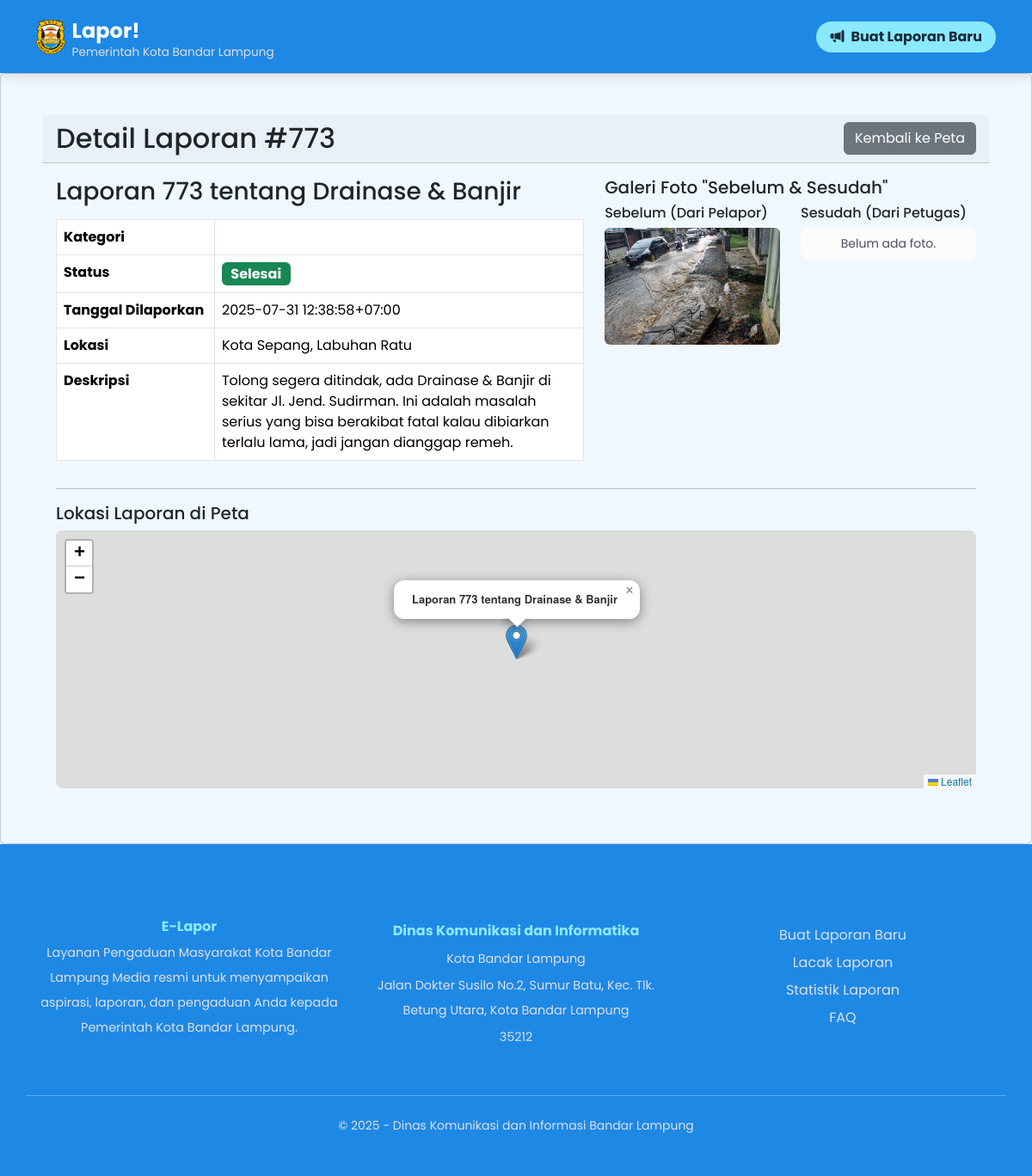
/laporan/773, run on an earlier commit of the app's database.
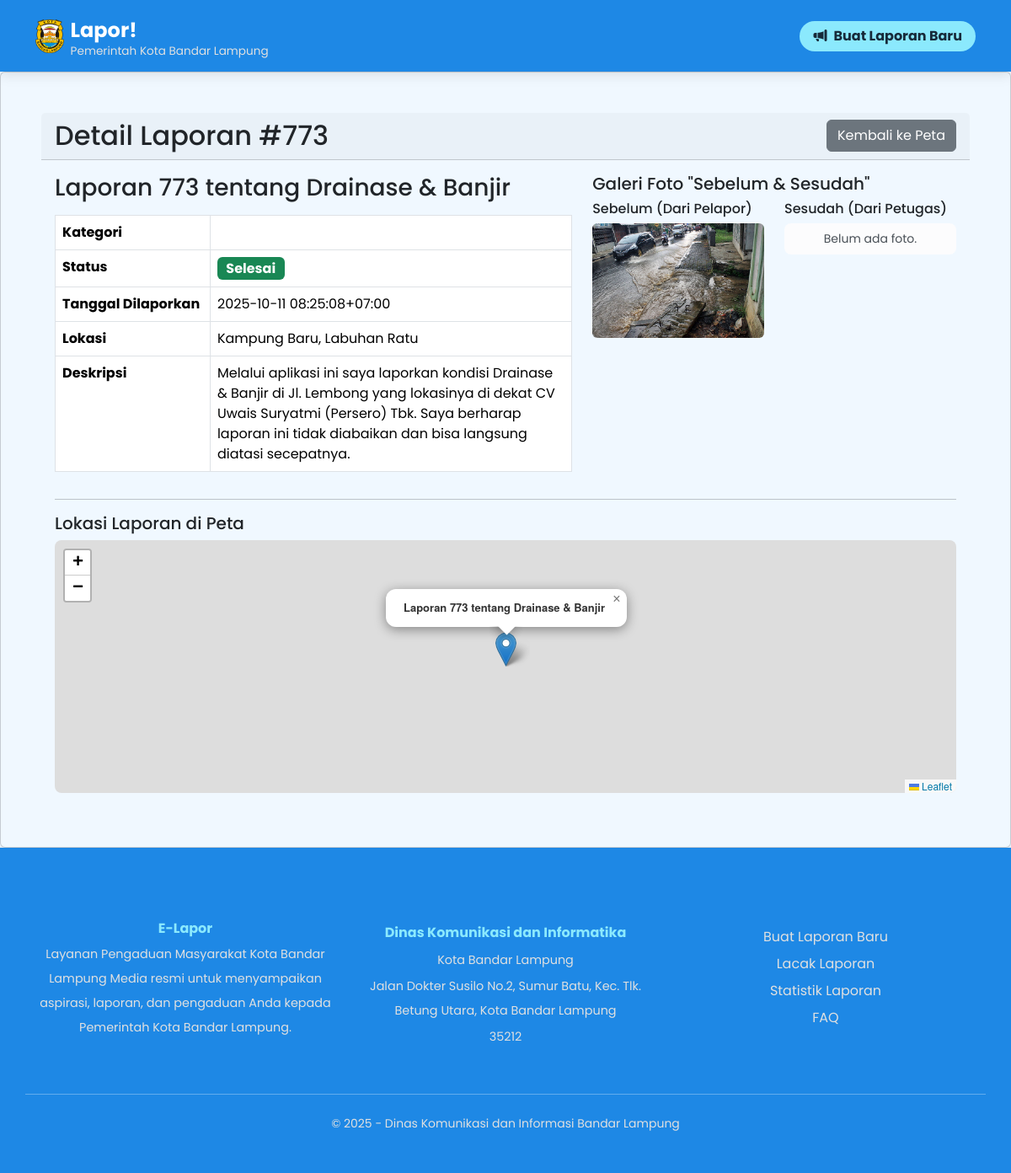
And on a later commit of the database.
### tables this page shows
CREATE TABLE laporan (
    id INTEGER PRIMARY KEY AUTOINCREMENT,
    nomor_laporan TEXT NOT NULL UNIQUE,
    nama_pelapor TEXT NOT NULL,
    no_whatsapp TEXT,
    judul TEXT NOT NULL,
    deskripsi TEXT NOT NULL,
    -- PERUBAHAN UTAMA: Menggunakan Foreign Key ke tabel kategori
    kategori_id INTEGER NOT NULL,
    kecamatan TEXT,
    kelurahan TEXT,
    foto TEXT,
    foto_selesai TEXT,
    dinas_penugas TEXT,
    pengumuman_publik TEXT,
    latitude REAL NOT NULL,
    longitude REAL NOT NULL,
    status TEXT NOT NULL DEFAULT 'Diterima',
    support_count INTEGER DEFAULT 0,
    timestamp DATETIME DEFAULT CURRENT_TIMESTAMP,
    -- Mendefinisikan hubungan antar tabel
    FOREIGN KEY (kategori_id) REFERENCES kategori (id)
);

### app.py (the view)
@app.route('/laporan/<int:laporan_id>')
def detail_laporan(laporan_id):
    conn = get_db_connection()
    query = """
        SELECT l.*, k.nama_kategori
        FROM laporan l JOIN kategori k ON l.kategori_id = k.id
        WHERE l.id = ?
    """
    laporan = conn.execute(query, (laporan_id,)).fetchone()
    conn.close()
    if laporan is None:
        return "Laporan tidak ditemukan", 404
    return render_template('detail_laporan.html', laporan=laporan)

### app.py (called while the page is built)
def get_db_connection():
    conn = sqlite3.connect(DATABASE, detect_types=sqlite3.PARSE_DECLTYPES | sqlite3.PARSE_COLNAMES)
    conn.row_factory = sqlite3.Row
    return conn

### templates/detail_laporan.html (shortened to what this page needs)
{% extends "layout.html" %}
{% block content %}
<div class="card p-5 detail-laporan">
    <div class="card-header d-flex justify-content-between align-items-center">
        <h2 class="mb-0">Detail Laporan #{{ laporan.id }}</h2>
        <a href="{{ url_for('index') }}" class="btn btn-secondary">Kembali ke Peta</a>
    </div>
    <div class="card-body">
        <div class="row">
            <div class="col-md-7">
                <h3>{{ laporan.judul }}</h3>
                <table class="table table-bordered mt-3">
                    <tbody>
                        <tr>
                            <th style="width: 30%;">Kategori</th>
                            <td>{{ laporan.kategori }}</td>
                        </tr>
                        <tr>
                            <th>Status</th>
                            <td>
                                <span class="badge fs-6
                                {% if laporan.status == 'Diterima' %} bg-warning
                                {% elif laporan.status == 'Diproses' %} bg-info
                                {% else %} bg-success {% endif %}
                                ">{{ laporan.status }}</span>
                            </td>
                        </tr>
                        <tr>
                            <th>Tanggal Dilaporkan</th>
                            <td>{{ laporan.timestamp }}</td>
                        </tr>
                        <tr>
                            <th>Lokasi</th>
                            <td>{{ laporan.kelurahan }}, {{ laporan.kecamatan }}</td>
                        </tr>
                        <tr>
                            <th>Deskripsi</th>
                            <td>{{ laporan.deskripsi }}</td>
                        </tr>
                    </tbody>
                </table>
            </div>
            <div class="col-md-5">
                <h5>Galeri Foto "Sebelum & Sesudah"</h5>
                <div class="row">
                    <div class="col-6">
                        <h6>Sebelum (Dari Pelapor)</h6>
                        {% if laporan.foto %}
                            <img src="{{ url_for('static', filename='uploads/' + laporan.foto) }}" class="img-fluid rounded" alt="Foto Laporan">
                        {% else %}
                            <div class="alert alert-light text-center small p-2">Tidak ada foto.</div>
                        {% endif %}
                    </div>
                    <div class="col-6">
                        <h6>Sesudah (Dari Petugas)</h6>
                        {% if laporan.foto_selesai %}
                            <img src="{{ url_for('static', filename='uploads/' + laporan.foto_selesai) }}" class="img-fluid rounded" alt="Foto Selesai">
                        {% else %}
                            <div class="alert alert-light text-center small p-2">Belum ada foto.</div>
                        {% endif %}
                    </div>
                </div>
            </div>
        </div>
        <hr>
        <h5>Lokasi Laporan di Peta</h5>
        <div id="detail-map" style="height: 300px; border-radius: 8px;"></div>
    </div>
</div>
{% endblock %}

What changed in the data, as far as the page shows it:
changed laporan "Laporan 773 tentang Drainase & Banjir": timestamp "2025-07-31 12:38:58+07:00" → "2025-10-11 08:25:08+07:00"; kelurahan "Kota Sepang" → "Kampung Baru"; deskripsi "Tolong segera ditindak, ada Drainase & Banjir di sekitar Jl. Jend. Sudirman. Ini adalah masalah serius yang bisa berakibat fatal kalau dibiarkan terlalu lama, jadi jangan dianggap remeh." → "Melalui aplikasi ini saya laporkan kondisi Drainase & Banjir di Jl. Lembong yang lokasinya di dekat CV Uwais Suryatmi (Persero) Tbk. Saya berharap laporan ini tidak diabaikan dan bisa langsung diatasi secepatnya."
